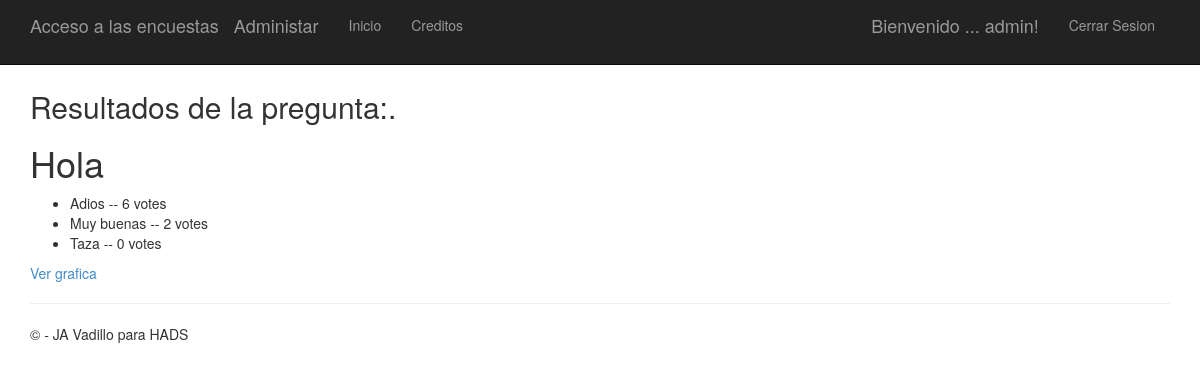
Page /3/3/results/ (signed in) on the committed database.
### app/models.py (models this page shows)
class Question(models.Model):
    question_text = models.CharField(max_length=200)
    question_tema = models.CharField(max_length=200)
    pub_date = models.DateTimeField('date published')

class Choice(models.Model):
    question = models.ForeignKey(Question)
    choice_text = models.CharField(max_length=200)
    correct = models.BooleanField(default=False)
    votes = models.IntegerField(default=0)

### app/views.py (the view)
# urls.py: url(r'^(?P<question_id>\d+)/results/$', app.views.results, name='results'),
def results(request, question_id, choice_id):
    question = get_object_or_404(Question, pk=question_id)
    choice= get_object_or_404(Choice, pk=choice_id)
    return render(request, 'polls/results.html', {'title':'Resultados de la pregunta:','question': question , 'choice':choice})

### app/templates/polls/results.html (shortened to what this page needs)
﻿{% extends "app/layout.html" %}
{% block content %}
<h2>{{ title }}.</h2>
<h1>{{ question.question_text }}</h1>
{% if request.user.is_authenticated %}
    <ul>
    {% for c in question.choice_set.all %}
        <li>{{ c.choice_text }} -- {{ c.votes }} vote{{ c.votes|pluralize }}</li>
    {% endfor %}
    </ul>
<a href="{% url 'chart' question.id %}"> Ver grafica</a><br />
{% endif %}
{% endblock %}

### app/templates/app/loginpartial.html (shortened to what this page needs)
{% if user.is_authenticated %}
<form id="logoutForm" action="/logout" method="post" class="navbar-right">
    <ul class="nav navbar-nav navbar-right">
        <li><span class="navbar-brand">Bienvenido ... {{ user.username }}!</span></li>
        <li><a href="javascript:document.getElementById('logoutForm').submit()">Cerrar Sesion</a></li>
    </ul>
</form>
{% else %}
<ul class="nav navbar-nav navbar-right">
    <li><a href="{% url 'login' %}">Iniciar Sesion</a></li>
</ul>
{% endif %}

### app/static/app/content/site.css (style rules this page uses)
body { padding-top: 50px; padding-bottom: 20px; }

### rows in the picture
Question: question_text "Hola"
Choice: choice_text "Adios", votes "6"
Choice: choice_text "Muy buenas", votes "2"
Choice: choice_text "Taza", votes "0"

### other values in the picture
{{ user.username }} "admin"
{{ title }} "Resultados de la pregunta:"
